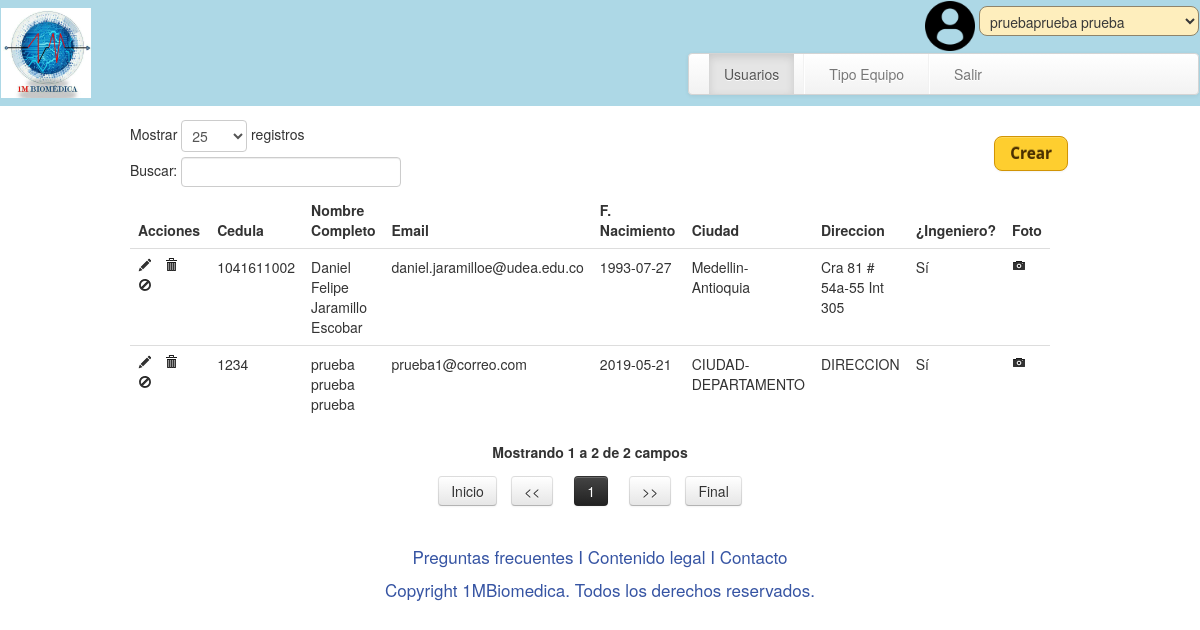
Screenshot of /usuario.php (signed in) with the database file from the repository.
### tables this page shows
CREATE TABLE IF NOT EXISTS `biome1m_usuarios` (
  `usuarios_id` INT NOT NULL AUTO_INCREMENT,
  `usuarios_cedula` INT NOT NULL,
  `usuarios_nombres` VARCHAR(45) NULL,
  `usuarios_apellidos` VARCHAR(45) NULL,
  `usuarios_correo` VARCHAR(100) NULL,
  `usuarios_contrasena` VARCHAR(100) NULL,
  `usuarios_nacimiento` DATE NULL,
  `usuarios_ciudad` VARCHAR(45) NULL,
  `usuarios_departamento` VARCHAR(45) NULL,
  `usuarios_direccion` VARCHAR(100) NULL,
  `usuarios_lineacorreo` TINYINT NULL,
  `usuarios_correosespeciales` TINYINT NULL,
  `usuarios_borrado` TINYINT NULL,
  `usuarios_fechamodifi` TINYINT NULL,
  `usuarios_ingeniero` TINYINT NULL,
  PRIMARY KEY (`usuarios_id`));

### include/generic_validate_session.php (called while the page is built, shortened)
<?php
include 'SessionData.php';
$SESSION_DATA = new SessionData();
?>

### include/SessionData.php (called while the page is built, shortened)
<?php
class SessionData {
    public function getPermission($id) {
	$permisos = $_SESSION['usuario']['permisos'];
	return (in_array($id, $permisos));
    }
}
?>

### lib/ControllerUser.php (called while the page is built, shortened)
<?php
include 'ConectionDb.php';
include 'Util.php';
class ControllerUser {
    private $conexion, $CDB, $op, $id, $euid, $sdid;
    private $UTILITY;
    private $response;
    function __construct() {
        $this->CDB = new ConectionDb();
        $this->UTILITY = new Util();
        $this->conexion = $this->CDB->openConect();
        $rqst = $_REQUEST;
        $this->op = isset($rqst['op']) ? $rqst['op'] : '';
        if ($this->op == 'usrsavegeneral') {
            $this->nombre = isset($rqst['nombre']) ? $rqst['nombre'] : '';
            $this->apellido = isset($rqst['apellido']) ? $rqst['apellido'] : '';
            $this->identificacion = isset($rqst['cedula']) ? $rqst['cedula'] : '';
            $this->email = isset($rqst['email']) ? $rqst['email'] : '';
            $this->pass = isset($rqst['pass']) ? $rqst['pass'] : '';
            $this->fechanaci = isset($rqst['fechanaci']) ? $rqst['fechanaci'] : '';
            $this->ciudad = isset($rqst['ciudad']) ? $rqst['ciudad'] : '';
            $this->departamento = isset($rqst['departamento']) ? $rqst['departamento'] : '';
            $this->direccion = isset($rqst['direccion']) ? $rqst['direccion'] : '';
            $this->lineacorreo = isset($rqst['lineacorreo']) ? $rqst['lineacorreo'] : 0;
            $this->especialco = isset($rqst['especialco']) ? $rqst['especialco'] : 0;
            $this->ingeniero = isset($rqst['ingeniero']) ? $rqst['ingeniero'] : 0;
            $this->usrsavegeneral();
        }else if ($this->op == 'usrlogin2') {
            $this->email = isset($rqst['email']) ? $rqst['email'] : '';
            $this->pass = isset($rqst['pass']) ? $rqst['pass'] : '';
            $this->usrlogin();
        } else if ($this->op == 'usrget') {
            $this->usrget();
        } else if ($this->op == 'usrprfget') {
            $this->usrprfget();
        } else if ($this->op == 'usrprfsave') {
            $this->chk = isset($rqst['chk']) ? $rqst['chk'] : '';
            $this->usrprfsave();
        } else if ($this->op == 'usrdelete') {
            $this->usrdelete();
        } else if ($this->op == 'noautorizado') {
            $this->response = $this->UTILITY->error_invalid_authorization();
        } else {
            $this->response = $this->UTILITY->error_invalid_method_called();
        }
    }
    public function usrget() {
        $q = "SELECT * FROM biome1m_usuarios WHERE usuarios_borrado = 0 ORDER BY usuarios_nombres ASC";
        $con = mysqli_query($this->conexion, $q) or die(mysqli_error($this->conexion) . "***ERROR: " . $q);
        $resultado = mysqli_num_rows($con);
        $arr = array();
        while ($obj = mysqli_fetch_object($con)) {
            $arr[] = array(
                'id' => $obj->usuarios_id,
                'cedula' => $obj->usuarios_cedula,
                'nombres' => ($obj->usuarios_nombres),
                'apellidos' => ($obj->usuarios_apellidos),
                'email' => ($obj->usuarios_correo),
                'fnacimiento' => ($obj->usuarios_nacimiento),
                'ciudad' => ($obj->usuarios_ciudad),
                'departamento' => ($obj->usuarios_departamento),
                'direccion' => ($obj->usuarios_direccion),
                'lcorreo' => ($obj->usuarios_lineacorreo),
                'coespeciales' => ($obj->usuarios_correosespeciales),
                'ing' => ($obj->usuarios_ingeniero),
                'dtcreate' => ($obj->usuarios_fechamodifi));
        }
        if ($resultado > 0) {
            $arrjson = array('output' => array('valid' => true, 'response' => $arr));
        } else {
            $arrjson = $this->UTILITY->error_no_result();
        }
        $this->response = ($arrjson);
    }
    public function getResponse() {
        return $this->response;
    }
}
?>

### lib/ConectionDb.php (called while the page is built, shortened)
<?php
class ConectionDb {
    private $host, $user, $pass, $db, $connection, $server_date;
    public function __construct() {
	$this->host = "localhost";
	$this->pass = "";
	$this->user = "root";
	$this->db = "biomedica1m_db";
    }
    public function openConect() {
	$this->connection = mysqli_connect($this->host, $this->user, $this->pass, $this->db);
	return $this->connection;
    }
}
?>

### lib/Util.php (called while the page is built, shortened)
<?php
class Util {
    public function error_invalid_method_called() {
        return array('output' => array('valid' => false, 'response' => array('code' => '101', 'content' => ' Metodo no existe.')));
    }
}
?>

### usuario.php (the view, shortened to what this page needs)
<?php
include 'include/generic_validate_session.php';
include 'lib/ControllerUser.php';
$create = $SESSION_DATA->getPermission(2);
$edit = $SESSION_DATA->getPermission(3);
$delete = $SESSION_DATA->getPermission(4);
$editpermission = $SESSION_DATA->getPermission(5);
$USUARIO = new ControllerUser();
$USUARIO->usrget();
$arrusuarios = $USUARIO->getResponse();
$isvalid = $arrusuarios['output']['valid'];
$arrusuarios = $arrusuarios['output']['response'];
?>
<!DOCTYPE html>
<html>
    <head>
	<?php include 'include/generic_head.php'; ?>
    </head>
    <body>
        <header>
	        <?php
            $_ACTIVE_SIDEBAR = 'usuario';
            include 'include/generic_header.php';
            ?>
        </header>
        <section id="section_wrap">
            <div class="container">
		        <?php
		            if ($create) {
		        ?>
                        <a href="#" id="crearusuario" class="btn btn-info botoncrear">Crear</a>
		        <?php
		            }
		        ?>
                <div>
                    <table class="table table-hover dyntable" id="dynamictable">
                        <thead>
                            <tr>
                                <th class="head0" style="width: 70px;">Acciones</th>
                                <th class="head1">Cedula</th>
                                <th class="head0">Nombre Completo</th>
                                <th class="head1">Email</th>
                                <th class="head0">F. Nacimiento</th>
                                <th class="head1">Ciudad</th>
                                <th class="head0">Direccion</th>
                                <th class="head1">¿Ingeniero?</th>
                                <th class="head0">Foto</th>
                            </tr>
                        </thead>
                        <colgroup>
                            <col class="con0" />
                            <col class="con1" />
                            <col class="con0" />
                            <col class="con1" />
                            <col class="con0" />
                            <col class="con1" />
                            <col class="con0" />
                            <col class="con1" />
                            <col class="con0" />
                        </colgroup>
                        <tbody>
			                <?php
			                    $c = count($arrusuarios);
			                    if ($isvalid) {
				                    for ($i = 0; $i < $c; $i++) {
				            ?>
				            <tr class="gradeC">
					            <td class="con0">
					        <?php
					                    if ($delete) {
						    ?>
	    				            <a href="#" onclick="USUARIO.editdata(<?php echo $arrusuarios[$i]['id']; ?>);"><span class="icon-pencil"></span></a><span>&nbsp;&nbsp;</span>
						    <?php
					                    }
					                    if ($edit) {
						    ?>
	    				            <a href="#" onclick="USUARIO.deletedata(<?php echo $arrusuarios[$i]['id']; ?>);"><span class="icon-trash"></span></a><span>&nbsp;&nbsp;</span>
						    <?php
					                    }
					                    if ($editpermission && $arrusuarios[$i]['ing']) {
						    ?>
	    				            <a href="#" onclick="USUARIO.editpermission(<?php echo $arrusuarios[$i]['id']; ?>);"><span class="icon-ban-circle"></span></a>
						    <?php
					                    }
					        ?>
					            </td>
					            <td class="con1"><?php echo $arrusuarios[$i]['cedula']; ?></td>
					            <td class="con0"><?php echo $arrusuarios[$i]['nombres'] . ' ' . $arrusuarios[$i]['apellidos']; ?></td>
					            <td class="con1"><?php echo $arrusuarios[$i]['email']; ?></td>
					            <td class="con0"><?php echo $arrusuarios[$i]['fnacimiento']; ?></td>
                                <td class="con1"><?php echo $arrusuarios[$i]['ciudad'] . '-' . $arrusuarios[$i]['departamento']?></td>
                                <td class="con0"><?php echo $arrusuarios[$i]['direccion']?></td>
                                <td class="con1"><?php if($arrusuarios[$i]['ing'] == 1){echo 'Sí';}else{echo 'No';};?></td>
                                <td class="con0"><a href="#" onclick="USUARIO.editpermission(<?php echo $arrusuarios[$i]['id']; ?>);"><span class="icon-camera"></span></a></td>
                            </tr>
				            <?php
				                    }
			                    }
			                ?>
                        </tbody>
                    </table>
                </div>
            </div>
        </section>
        <footer id="footer_wrap">
	    <?php include 'include/generic_footer.php'; ?>
        </footer>
        <link rel="stylesheet" media="screen" href="css/dynamictable.css" type="text/css" />
    </body>
</html>

### include/generic_head.php (shortened to what this page needs)
<link rel="stylesheet" type="text/css" href="css/app.css" />
<link rel="stylesheet" type="text/css" href="css/global.css">
<link rel="stylesheet" type="text/css" href="css/bootstrap/bootstrap.css" />
<link rel="stylesheet" media="screen" href="css/sunny/jquery-ui-1.10.2.custom.min.css" type="text/css" />

### include/generic_header.php (shortened to what this page needs)
<div align="left" class="divider" style="color: ">
    <table width="1365px"
        <tr>
            <td rowspan="2" width="685px" bgcolor="#add8e6">
                <img src="images/cabezote.jpg" width="90px" alt="1mbiomedica"/>
            </td>
            <td bgcolor="#add8e6" align="right">
                <?php
                if (isset($_SESSION['usuario'])){
                    ?>
                    <img src="images/64572.png" width="50px" alt="FueraDeSesion"/>
                    <select name="informacion" id="informacion" class="text ui-widget-content ui-corner-all" onclick="">
                        <option value="1"><?php echo $_SESSION['usuario']['nombres'] . $_SESSION['usuario']['apellidos']?></option>
                    </select>
                    <?php
                }
                else {
                    ?>
                    <img src="images/64572.png" width="50px" alt="FueraDeSesion"/>
                    <a href="#" id="iniciosesion" class="btn btn-info botoncrear">Iniciar Sesión</a>
                <?php
                }
                ?>
            </td>
        <tr>
            <td bgcolor="#add8e6">
                <div class="navbar">
                    <div class="navbar-inner">
                        <ul class="nav">
                            <?php
                            if (isset($_SESSION['usuario']) && $_SESSION['usuario']['ingeniero'] == 1) {
                                if($SESSION_DATA->getPermission(1)){
                                    ?>
                                    <li <?php if ($_ACTIVE_SIDEBAR == "usuario") echo 'class="active"'; ?>><a href="usuario.php">Usuarios</a></li>
                                    <li class="divider-vertical"></li>
                                    <?php
                                }
                                if($SESSION_DATA->getPermission(6)){
                                    ?>
                                    <li <?php if ($_ACTIVE_SIDEBAR == "tipoequipo") echo 'class="active"'; ?>><a href="tipoequipoing.php">Tipo Equipo</a></li>
                                    <li class="divider-vertical"></li>
                                    <?php
                                }
                                    ?>
                                <li <?php if ($_ACTIVE_SIDEBAR == "salir") echo 'class="active"'; ?>><a href="logout.php">Salir</a></li>
                                <?php
                            }
                            ?>
                        </ul>
                    </div>
                </div>
            </td>
        </tr>
    </table>
</div>

### include/generic_footer.php
<div class="boxBtnFooter">
    <a class="BtnFooter" href="#">Preguntas frecuentes</a> I
    <a class="BtnFooter" href="#">Contenido legal</a> I
    <a class="BtnFooter" href="#">Contacto</a></div>
<div id="boxCopyFooter">
    Copyright 1MBiomedica. Todos los derechos reservados.
</div>

### css/app.css (style rules this page uses)
a.BtnFooter:link, a.BtnFooter:visited { color:#3654A3; text-decoration:none; }
.boxBtnFooter { color:#3654A3; font-size:17px; margin-left:auto; margin-right:auto; margin-top:13px; text-align:center; width:400px; text-decoration:none; }
#boxCopyFooter { color:#3654A3; font-size:17px; margin-left:auto; margin-right:auto; margin-top:13px; text-align:center; width:650px; }

### css/global.css (style rules this page uses)
ol,ul { list-style:none; }

### css/dynamictable.css (style rules this page uses)
.botoncrear { position: relative; top: 30px; float: right; }

### rows the page displays
biome1m_usuarios: usuarios_cedula "1041611002", usuarios_nombres "Daniel Felipe", usuarios_apellidos "Jaramillo Escobar", usuarios_correo "daniel.jaramilloe@udea.edu.co", usuarios_nacimiento "1993-07-27", usuarios_ciudad "Medellin", usuarios_departamento "Antioquia", usuarios_direccion "Cra 81 # 54a-55 Int 305"
biome1m_usuarios: usuarios_cedula "1234", usuarios_nombres "prueba", usuarios_apellidos "prueba prueba", usuarios_correo "prueba1@correo.com", usuarios_nacimiento "2019-05-21", usuarios_ciudad "CIUDAD", usuarios_departamento "DEPARTAMENTO", usuarios_direccion "DIRECCION"

### other values shown
form field informacion "pruebaprueba prueba"
